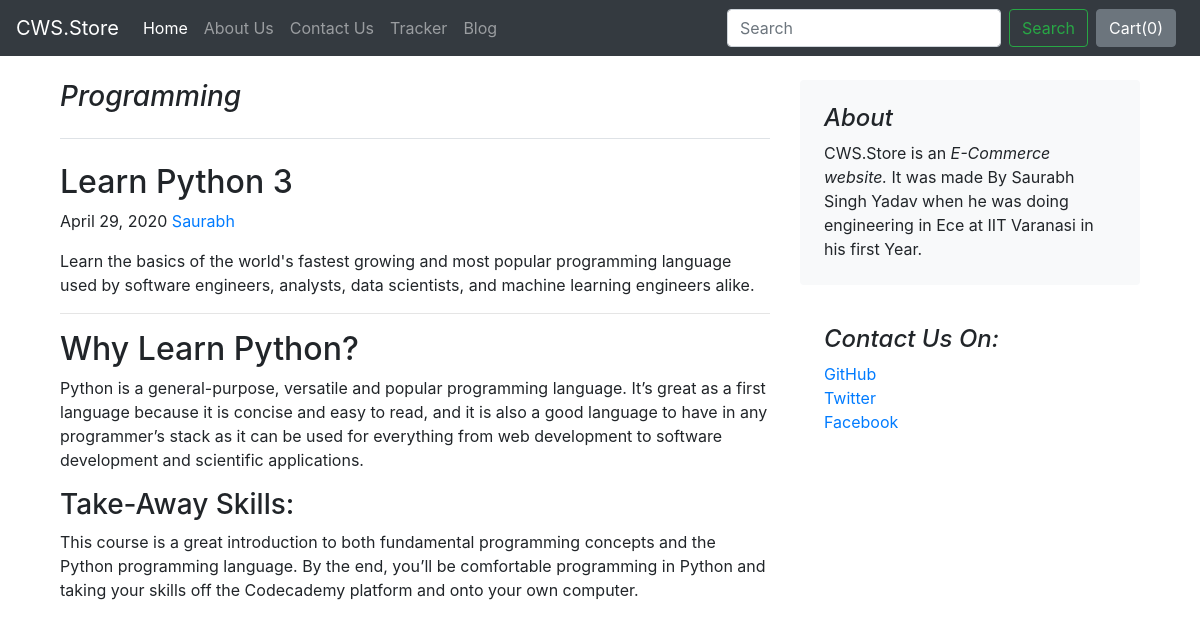
The page /blog/blogpost/1 on the database its author committed.
### blog/models.py (models this page shows, shortened)
class BlogPost(models.Model):
    blog_id=models.AutoField(primary_key=True)
    title=models.CharField( max_length=50)
    head0=models.CharField(max_length=500,default="")
    chead0=models.CharField(max_length=5000,default="")
    head1=models.CharField(max_length=500,default="")
    chead1=models.CharField(max_length=5000,default="")
    head2=models.CharField(max_length=500,default="")
    chead2=models.CharField(max_length=5000,default="")
    pub_date=models.DateField()
    thumbnail=models.ImageField( upload_to="shop/images",default="")

### blog/views.py (the view)
# urls.py: path("blogpost/<int:id>",views.blogpost,name="blogPost")
def blogpost(request,id):
    post=BlogPost.objects.filter(blog_id=id)[0]
    return render(request,'blog/blogpost.html',{'Post':post})

### blog/templates/blog/blogpost.html (shortened to what this page needs)
{% extends 'blog/basic.html'%}
{%block body%}
<div class="container">
    <main role="main" class="container">
        <div class="row mt-4">
          <div class="col-md-8 blog-main">
            <h3 class="pb-4 mb-4 font-italic border-bottom">
              {{Post.title}}
            </h3>
            <div class="blog-post">
              <h2 class="blog-post-title">{{Post.head0}}</h2>
              <p class="blog-post-meta">{{Post.pub_date}} <a href="#">Saurabh</a></p>
              <p>{{Post.chead0}}</p>
              <hr>
              <h2>{{Post.head1}}</h2>
              <p>{{Post.chead1}}</p>
              <h3>{{Post.head2}}</h3>
              <p>{{Post.chead2}}</p>
            </div>
          </div>
          <aside class="col-md-4 blog-sidebar">
            <div class="p-4 mb-3 bg-light rounded">
              <h4 class="font-italic">About</h4>
              <p class="mb-0">CWS.Store is an <em>E-Commerce website.</em> It was made By Saurabh Singh Yadav when he was doing engineering in Ece at IIT Varanasi in his first Year.</p>
            </div>
            <div class="p-4">
              <h4 class="font-italic">Contact Us On:</h4>
              <ol class="list-unstyled">
                <li><a href="#">GitHub</a></li>
                <li><a href="#">Twitter</a></li>
                <li><a href="#">Facebook</a></li>
                <br>
              </ol>
            </div>
          </aside>
        </div>
      </main>
</div>
{%endblock%}

### rows shown on the page
BlogPost: title "Programming", head0 "Learn Python 3", pub_date "April 29, 2020", chead0 "Learn the basics of the world's fastest growing and most popular programming language used by software engineers, analysts, data scientists, and machine learning engineers alike.", head1 "Why Learn Python?", chead1 "Python is a general-purpose, versatile and popular programming language. It’s great as a first language because it is concise and easy to read, and it is also a good language to have in any programmer’s stack as it can be used for everything from web development to software development and scientific applications.", head2 "Take-Away Skills:", chead2 "This course is a great introduction to both fundamental programming concepts and the Python programming language. By the end, you’ll be comfortable programming in Python and taking your skills off the Codecademy platform and onto your own computer."
